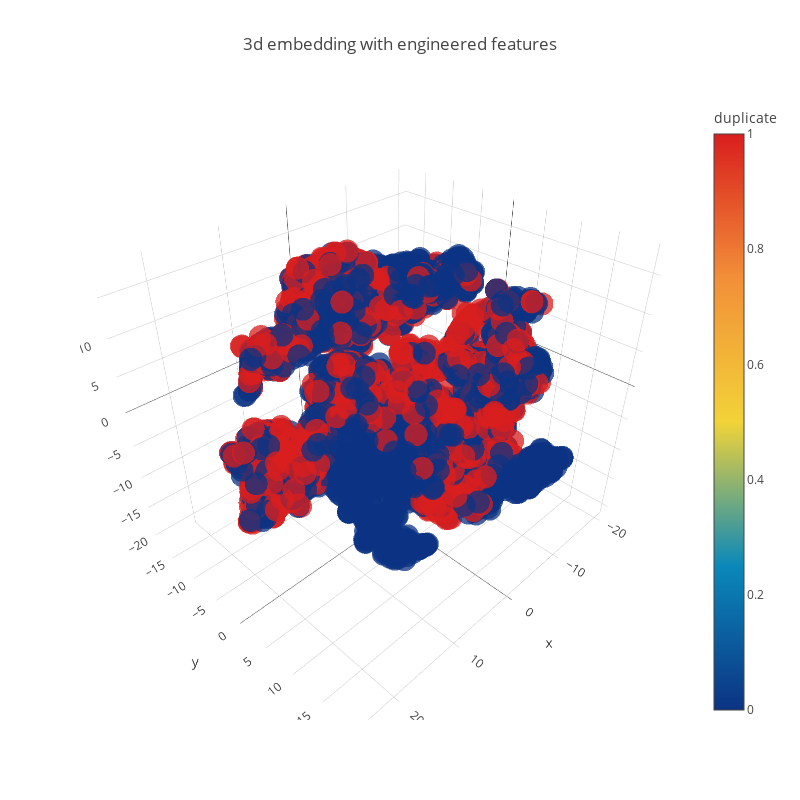

The notebook cell saved with this chart:
### Code cell
trace1 = go.Scatter3d(
    x=tsne3d[:,0],
    y=tsne3d[:,1],
    z=tsne3d[:,2],
    mode='markers',
    marker=dict(
        sizemode='diameter',
        color = y,
        colorscale = 'Portland',
        colorbar = dict(title = 'duplicate'),
        line=dict(color='rgb(255, 255, 255)'),
        opacity=0.75
    )
)

data=[trace1]
layout=dict(height=800, width=800, title='3d embedding with engineered features')
fig=dict(data=data, layout=layout)
py.iplot(fig, filename='3DBubble')

### Figure 1 — Plotly figure (JSON) as saved in the notebook; plotly's stock layout.template omitted (floating-point values rounded to 4 significant figures; data arrays with more than 128 entries replaced by an {"elided": "..."} marker saying what was removed)
{"data": [{"marker": {"color": {"elided": "5000 int values"}, "colorbar": {"title": {"text": "duplicate"}}, "colorscale": "Portland", "line": {"color": "rgb(255, 255, 255)"}, "opacity": 0.75, "sizemode": "diameter"}, "mode": "markers", "type": "scatter3d", "uid": "ab2e7d50-ba02-4714-b018-52c00c337c28", "x": {"elided": "5000 float values"}, "y": {"elided": "5000 float values"}, "z": {"elided": "5000 float values"}}], "layout": {"height": 800, "title": {"text": "3d embedding with engineered features"}, "width": 800}}
